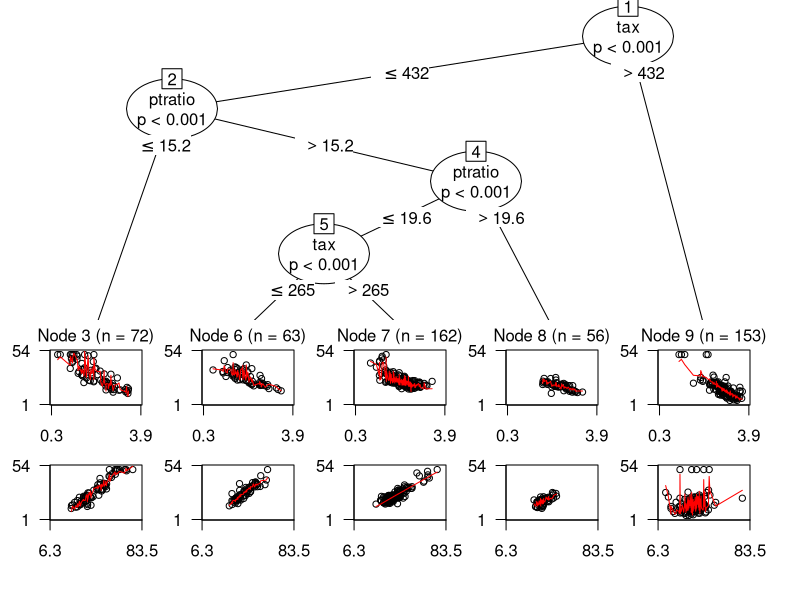
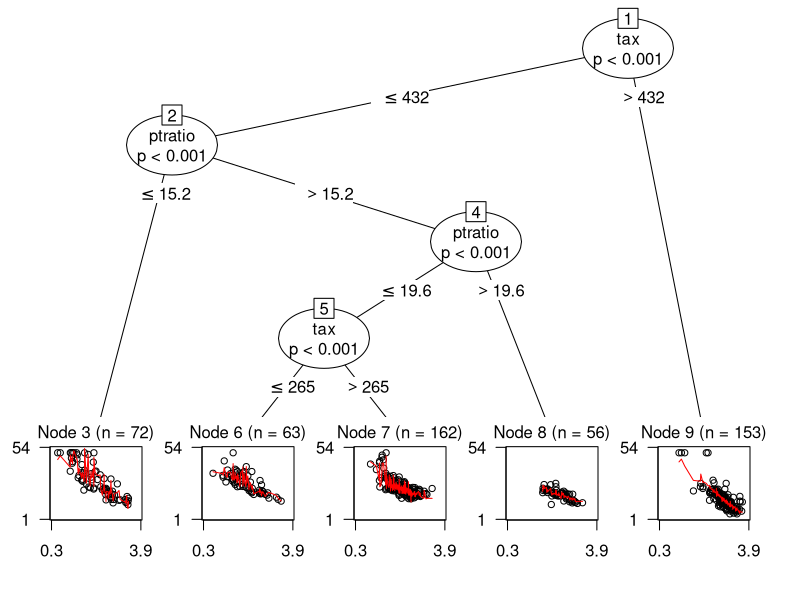
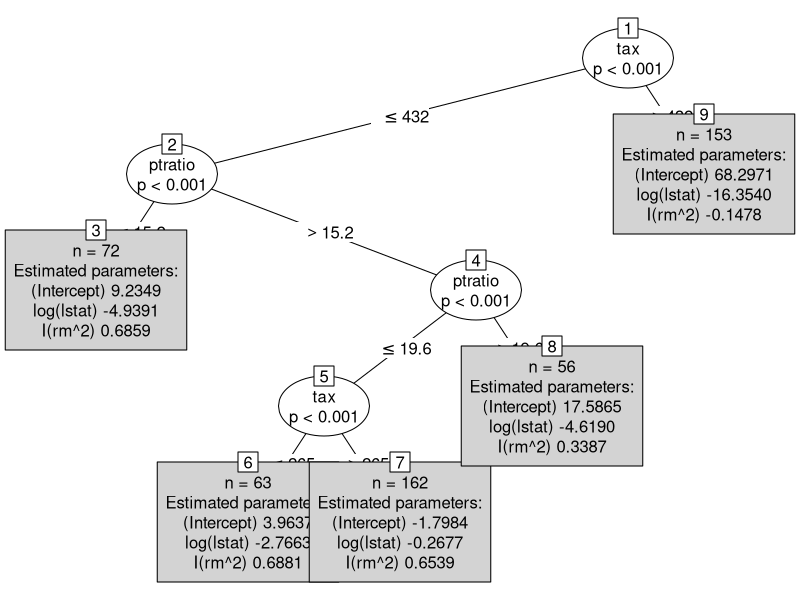
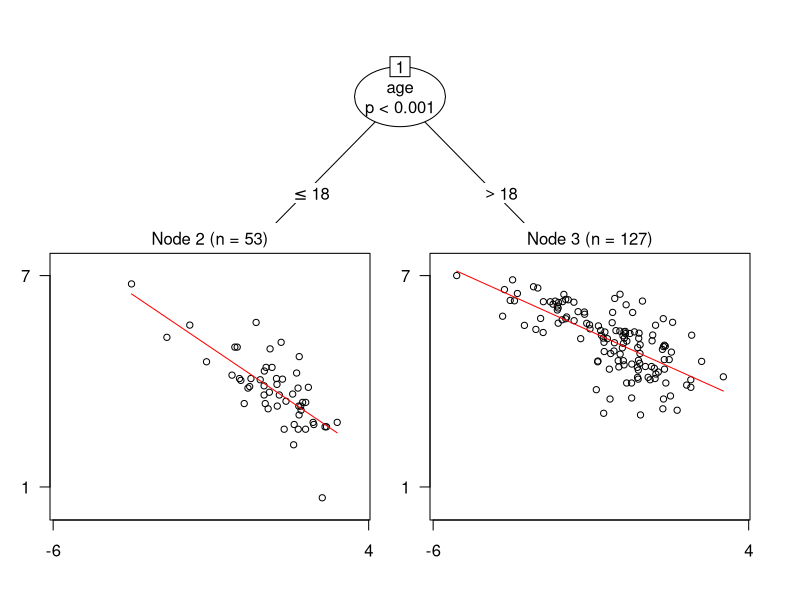
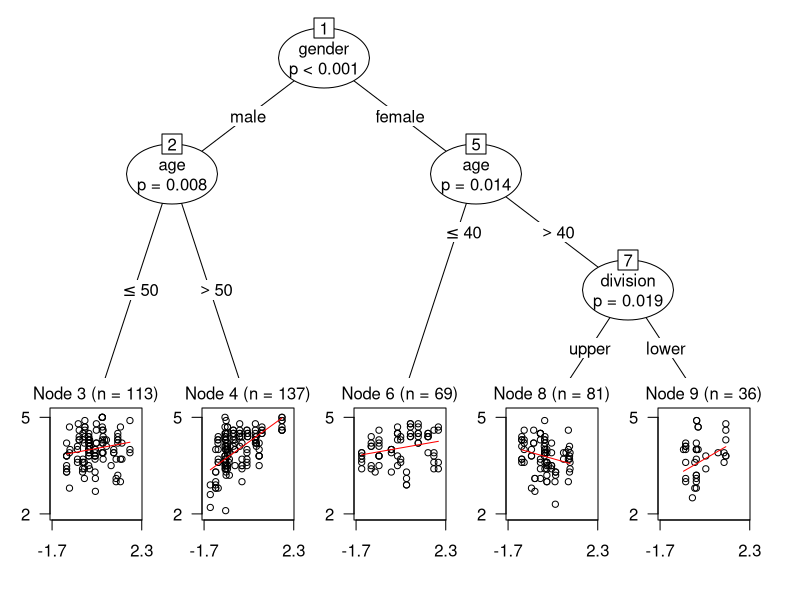

These figures' R source, in order:
library(partykit)


### Name: lmtree
### Title: Linear Model Trees
### Aliases: lmtree plot.lmtree predict.lmtree print.lmtree
### Keywords: tree

### ** Examples

if(require("mlbench")) {

## Boston housing data
data("BostonHousing", package = "mlbench")
BostonHousing <- transform(BostonHousing,
  chas = factor(chas, levels = 0:1, labels = c("no", "yes")),
  rad = factor(rad, ordered = TRUE))

## linear model tree
bh_tree <- lmtree(medv ~ log(lstat) + I(rm^2) | zn +
  indus + chas + nox + age + dis + rad + tax + crim + b + ptratio,
  data = BostonHousing, minsize = 40)

## printing whole tree or individual nodes
print(bh_tree)
print(bh_tree, node = 7)

## plotting
plot(bh_tree)
plot(bh_tree, tp_args = list(which = "log(lstat)"))
plot(bh_tree, terminal_panel = NULL)

## estimated parameters
coef(bh_tree)
coef(bh_tree, node = 9)
summary(bh_tree, node = 9)

## various ways for computing the mean squared error (on the training data)
mean((BostonHousing$medv - fitted(bh_tree))^2)
mean(residuals(bh_tree)^2)
deviance(bh_tree)/sum(weights(bh_tree))
deviance(bh_tree)/nobs(bh_tree)

## log-likelihood and information criteria
logLik(bh_tree)
AIC(bh_tree)
BIC(bh_tree)
## (Note that this penalizes estimation of error variances, which
## were treated as nuisance parameters in the fitting process.)

## different types of predictions
bh <- BostonHousing[c(1, 10, 50), ]
predict(bh_tree, newdata = bh, type = "node")
predict(bh_tree, newdata = bh, type = "response")
predict(bh_tree, newdata = bh, type = function(object) summary(object)$r.squared)

}


if(require("AER")) {

## Demand for economics journals data
data("Journals", package = "AER")
Journals <- transform(Journals,
  age = 2000 - foundingyear,
  chars = charpp * pages)

## linear regression tree (OLS)
j_tree <- lmtree(log(subs) ~ log(price/citations) | price + citations +
  age + chars + society, data = Journals, minsize = 10, verbose = TRUE)

## printing and plotting
j_tree
plot(j_tree)

## coefficients and summary
coef(j_tree, node = 1:3)
summary(j_tree, node = 1:3)

}


if(require("AER")) {

## Beauty and teaching ratings data
data("TeachingRatings", package = "AER")

## linear regression (WLS)
## null model
tr_null <- lm(eval ~ 1, data = TeachingRatings, weights = students,
  subset = credits == "more")
## main effects
tr_lm <- lm(eval ~ beauty + gender + minority + native + tenure + division,
  data = TeachingRatings, weights = students, subset = credits == "more")
## tree
tr_tree <- lmtree(eval ~ beauty | minority + age + gender + division + native + tenure,
   data = TeachingRatings, weights = students, subset = credits == "more",
   caseweights = FALSE)

## visualization
plot(tr_tree)

## beauty slope coefficient
coef(tr_lm)[2]
coef(tr_tree)[, 2]

## R-squared
1 - deviance(tr_lm)/deviance(tr_null)
1 - deviance(tr_tree)/deviance(tr_null)
}
